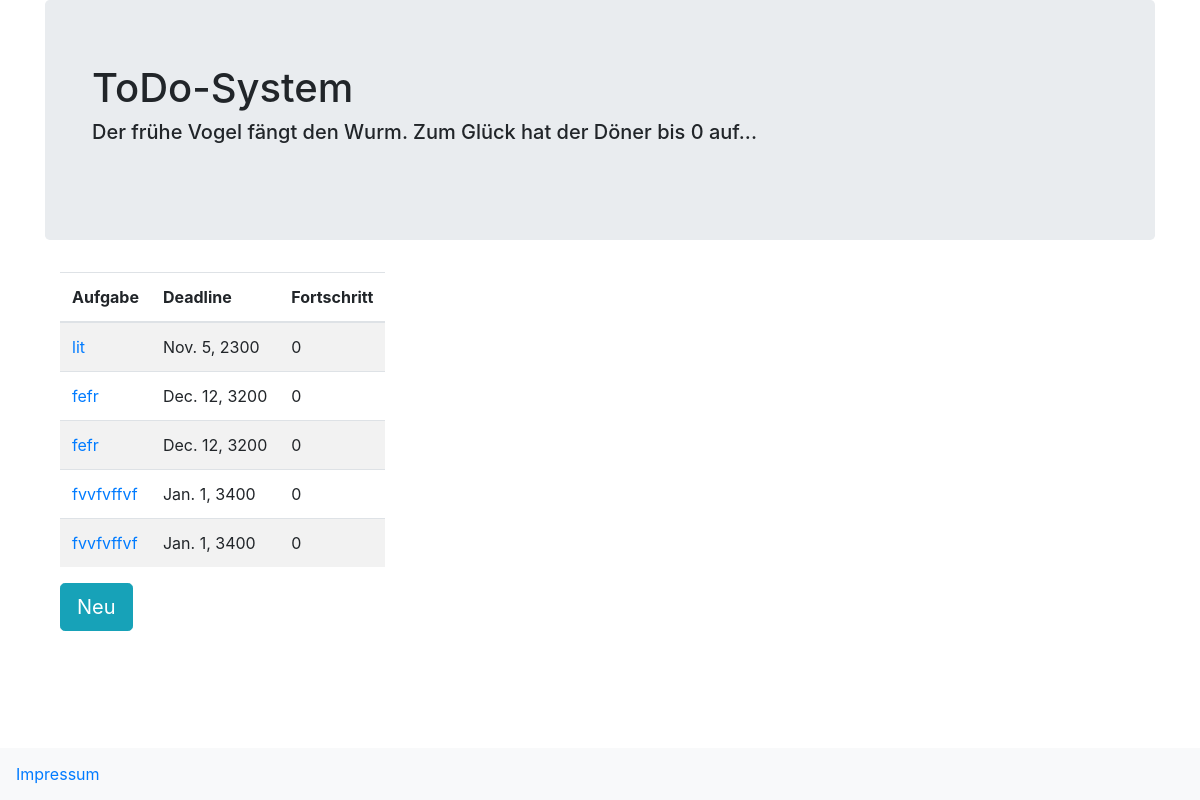
Before: / with the older database file.
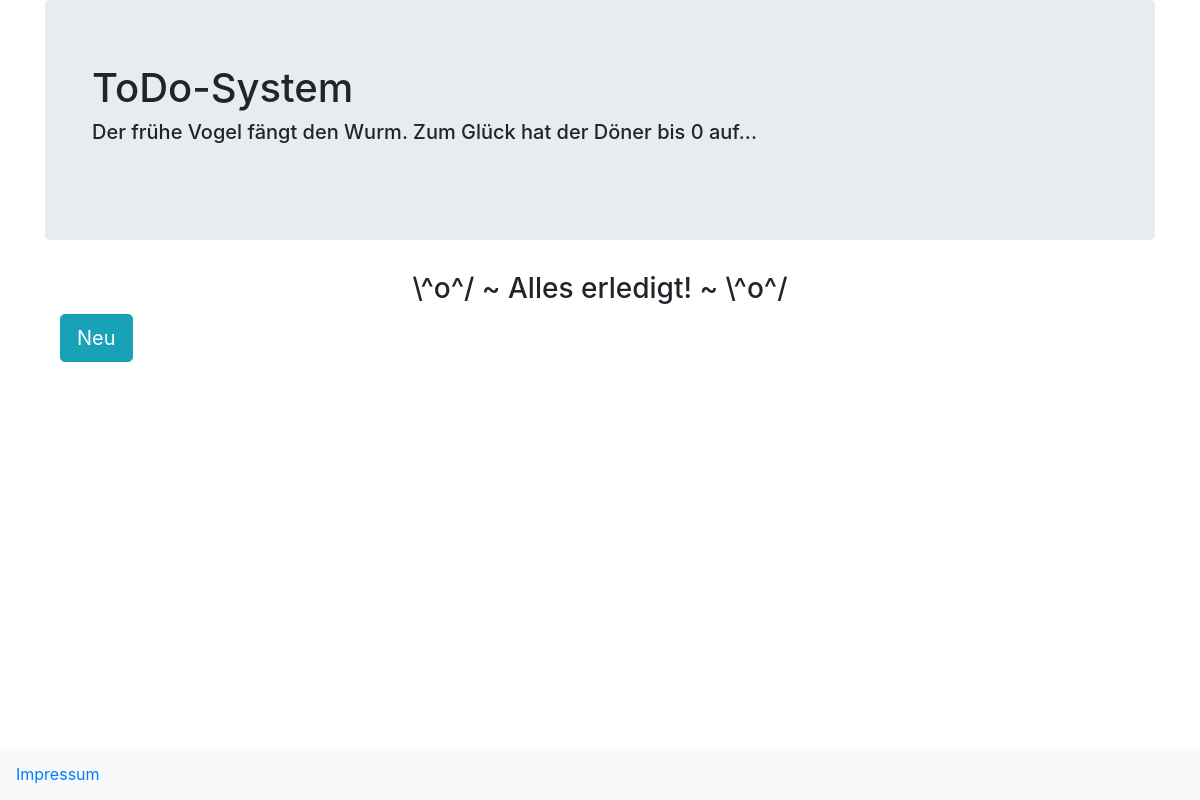
After: the same page with the newer database file.
### ToDoSystem/models.py (models this page shows)
class Task(models.Model):
    task_text = models.CharField(max_length=128)
    deadline = models.DateField()
    progress = models.SmallIntegerField(validators=[MinValueValidator(0),
                                                    MaxValueValidator(100)])
    done = models.BooleanField()

### ToDoSystem/views.py (the view)
# urls.py: path("", views.index, name="index"),
def index(request):
    task_list = Task.objects.filter(done=False).order_by("deadline")
    context = {"task_list": task_list}
    return render(request, "ToDoSystem/index.html", context)

### ToDoSystem/templates/ToDoSystem/index.html (shortened to what this page needs)
<!doctype html>
<html lang="en">
<head>
    <link rel="stylesheet" href="https://maxcdn.bootstrapcdn.com/bootstrap/4.0.0-beta.2/css/bootstrap.min.css"
>
</head>
<body>
<div class="container">
    <div class="jumbotron" style="">
        <header style="height:7em;">
            <div class="col-sm-12">
                <div class="navbar-header">
                    <h1>ToDo-System</h1>
                    <div class="small">
                        <h5>Der frühe Vogel fängt den Wurm. Zum Glück hat der Döner bis 0 auf...</h5>
                    </div>
                </div>
                <div class="navbar">
                    <ul class="nav navbar-nav navbar-right mr-auto fixed-bottom bg-light" style="display: inline;">
                        <li><a href="{% url 'ToDoSystem:impressum' %}">Impressum</a></li>
                    </ul>
                </div>
            </div>
        </header>
    </div>
    <main>
        <div class="container">
            {% if task_list %}
            <table class="table table-hover table-striped table-responsive" id="Tabelle">
                <thead>
                <tr>
                    <th>Aufgabe</th>
                    <th>Deadline</th>
                    <th>Fortschritt</th>
                </tr>
                </thead>
                <tbody>
                {% for task in task_list %}
                <tr>
                    <td>
                        <a href="{% url 'ToDoSystem:change' task.id %}">{{task.task_text }}</a>
                    </td>
                    <td>{{task.deadline }}</td>
                    <td>{{task.progress }}</td>
                </tr>
                {% endfor %}
                </tbody>
            </table>
            {% else %}
            <h3 class="text-center">\^o^/ ~ Alles erledigt! ~ \^o^/ </h3>
            {% endif %}
            <a class="btn btn-info btn-lg" id="neu" href="{% url 'ToDoSystem:new' %}">Neu</a>
        </div>
    </main>
</div>
</body>
</html>

Changed rows visible on the page:
no longer on this page (row edited): Task: task_text "lit", deadline "Nov. 5, 2300", progress "0"
no longer on this page (row edited): Task: task_text "fefr", deadline "Dec. 12, 3200", progress "0"
no longer on this page (row edited): Task: task_text "fefr", deadline "Dec. 12, 3200", progress "0"
no longer on this page (row edited): Task: task_text "fvvfvffvf", deadline "Jan. 1, 3400", progress "0"
no longer on this page (row edited): Task: task_text "fvvfvffvf", deadline "Jan. 1, 3400", progress "0"
Other visible differences:
text no longer shown: "Aufgabe Deadline Fortschritt"
text now shown: "\\^o^/ ~ Alles erledigt! ~ \\^o^/"
